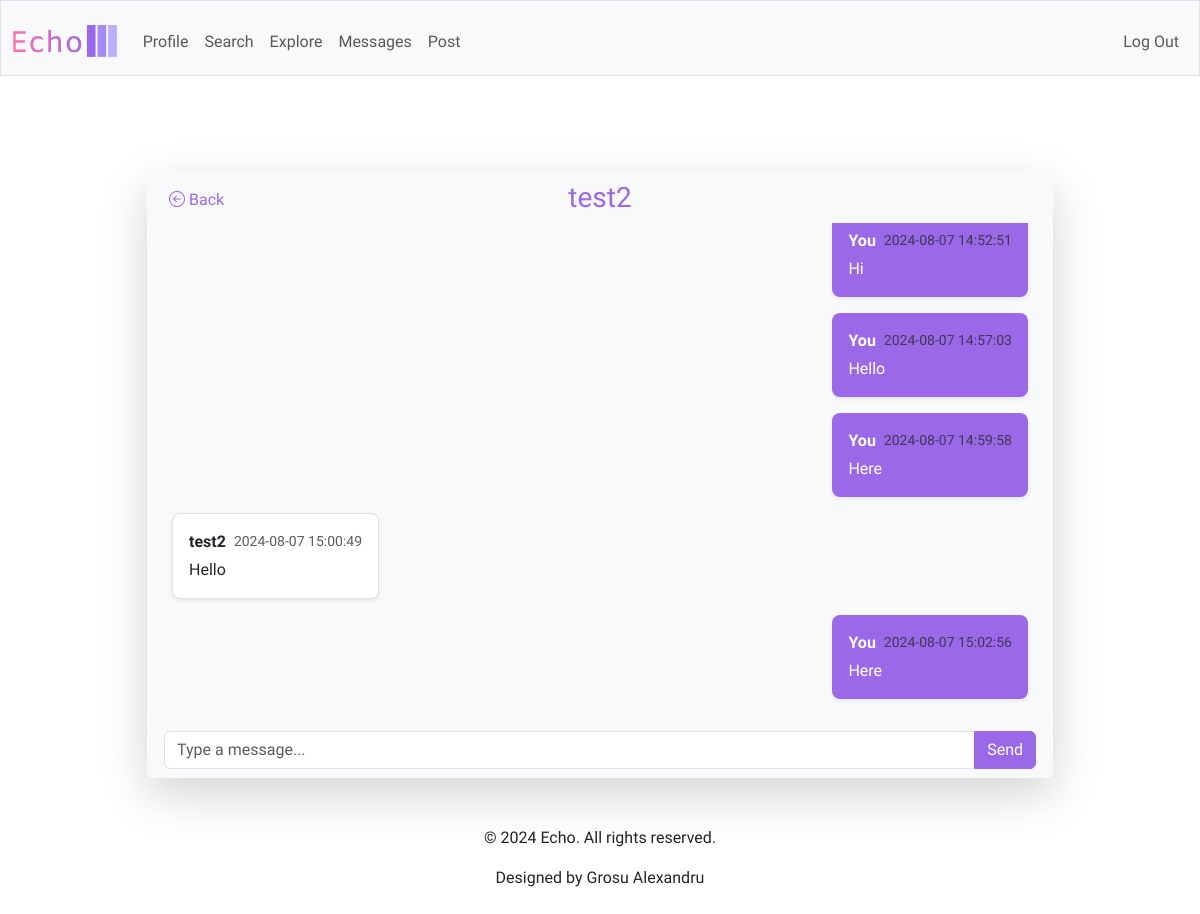
Screenshot of /messages/7 (signed in) with the database file from the repository.
### tables this page shows
CREATE TABLE users (
    id INTEGER PRIMARY KEY AUTOINCREMENT,
    username TEXT UNIQUE NOT NULL,
    password_hash TEXT NOT NULL,
    bio TEXT,
    created_at TIMESTAMP DEFAULT CURRENT_TIMESTAMP
);

CREATE TABLE messages (
    id INTEGER PRIMARY KEY AUTOINCREMENT,
    conversation_id INTEGER NOT NULL,
    sender_id INTEGER NOT NULL,
    content TEXT NOT NULL,
    created_at TIMESTAMP DEFAULT CURRENT_TIMESTAMP,
    FOREIGN KEY (conversation_id) REFERENCES conversations(id),
    FOREIGN KEY (sender_id) REFERENCES users(id)
);

### app.py (the view)
@app.route('/messages/<int:conversation_id>')
@login_required
def conversation(conversation_id):
    user_id = session['user_id']
    messages = db.execute('''
        SELECT m.content, m.created_at, u.username
        FROM messages m
        JOIN users u ON m.sender_id = u.id
        WHERE m.conversation_id = ?
        ORDER BY m.created_at
    ''', conversation_id)
    other_user = db.execute('''
        SELECT u.username
        FROM conversation_participants cp
        JOIN users u ON cp.user_id = u.id
        WHERE cp.conversation_id = ? AND cp.user_id != ?
    ''', conversation_id, user_id)
    other_username = other_user[0]['username'] if other_user else "Unknown"
    return render_template('conversation.html', messages=messages,
                           conversation_id=conversation_id, other_username=other_username)

### app.py (called while the page is built)
@app.after_request
def after_request(response):
    response.headers["Cache-Control"] = "no-cache, no-store, must-revalidate"
    response.headers["Expires"] = 0
    response.headers["Pragma"] = "no-cache"
    return response

### helpers.py (called while the page is built)
def login_required(f):
    @wraps(f)
    def decorated_function(*args, **kwargs):
        if session.get("user_id") is None:
            return redirect("/login")
        return f(*args, **kwargs)
    return decorated_function

### templates/conversation.html (shortened to what this page needs)
{% extends "layout.html" %}
{% block main %}
    <div class="container mt-5">
        <div class="row justify-content-center">
            <div class="col-md-10">
                <div class="card shadow-lg border-light">
                    <div class="card-header d-flex align-items-center bg-light border-bottom-0 position-relative">
                        <a href="{{ url_for('messages') }}" class="btn btn-link text-decoration-none purple position-absolute top-0 start-0 mt-2 ms-2">
                            <i class="bi bi-arrow-left-circle"></i> Back
                        </a>
                        <div class="d-flex justify-content-center w-100">
                            <h3 class="mb-0 purple">
                                <a href="{{ url_for('profile', username=other_username) }}" class="text-decoration-none purple">
                                    {{ other_username }}
                                </a>
                            </h3>
                        </div>
                    </div>
                    <div class="card-body p-4 bg-light rounded" id="messageContainer" style="max-height: 500px; overflow-y: auto;">
                        {% if messages %}
                            <div class="d-flex flex-column gap-3">
                                {% for message in messages %}
                                    {% if message['username'] == session['username'] %}
                                        <div class="d-flex justify-content-end">
                                            <div class="bg-purple text-white p-3 rounded-3 shadow-sm text-break text-start">
                                                <div class="d-flex justify-content-between align-items-center">
                                                    <strong>You</strong>
                                                    <small class="text-muted ms-2">{{ message['created_at'] }}</small>
                                                </div>
                                                <p class="mb-0 mt-1">{{ message['content'] }}</p>
                                            </div>
                                        </div>
                                    {% else %}
                                        <div class="d-flex justify-content-start">
                                            <div class="bg-white border p-3 rounded-3 shadow-sm text-break text-start">
                                                <div class="d-flex justify-content-between align-items-center">
                                                    <strong>{{ message['username'] }}</strong>
                                                    <small class="text-muted ms-2">{{ message['created_at'] }}</small>
                                                </div>
                                                <p class="mb-0 mt-1">{{ message['content'] }}</p>
                                            </div>
                                        </div>
                                    {% endif %}
                                {% endfor %}
                            </div>
                        {% else %}
                            <div class="d-flex justify-content-center align-items-center" style="height: 100px;">
                                <p class="text-center text-muted">No messages yet. Start the conversation by saying something like "Hello!"</p>
                            </div>
                        {% endif %}
                    </div>
                    <div class="card-footer bg-light border-top-0">
                        <form action="{{ url_for('send_message', conversation_id=conversation_id) }}" method="post">
                            <div class="input-group">
                                <input type="text" name="content" autocomplete="off" class="form-control" placeholder="Type a message..." aria-label="Type a message..." aria-describedby="button-addon2" required>
                                <button class="btn btn-primary" type="submit" id="button-addon2">Send</button>
                            </div>
                        </form>
                    </div>
                </div>
            </div>
        </div>
    </div>
{% endblock %}

### static/styles.css (style rules this page uses)
body { font-family: "Amiko", sans-serif; }
.purple { color: #9b68e7; }
.bg-purple { background-color: #9b68e7; }
.btn-primary, .btn-primary:active:focus { background-color: #9b68e7; border-color: #9b68e7; color: #fff; }

### rows the page displays
users: username "test2"
messages: created_at "2024-08-07 14:52:51", content "Hi"
messages: created_at "2024-08-07 14:57:03", content "Hello"
messages: created_at "2024-08-07 14:59:58", content "Here"
messages: username "test2", created_at "2024-08-07 15:00:49", content "Hello"
messages: created_at "2024-08-07 15:02:56", content "Here"
